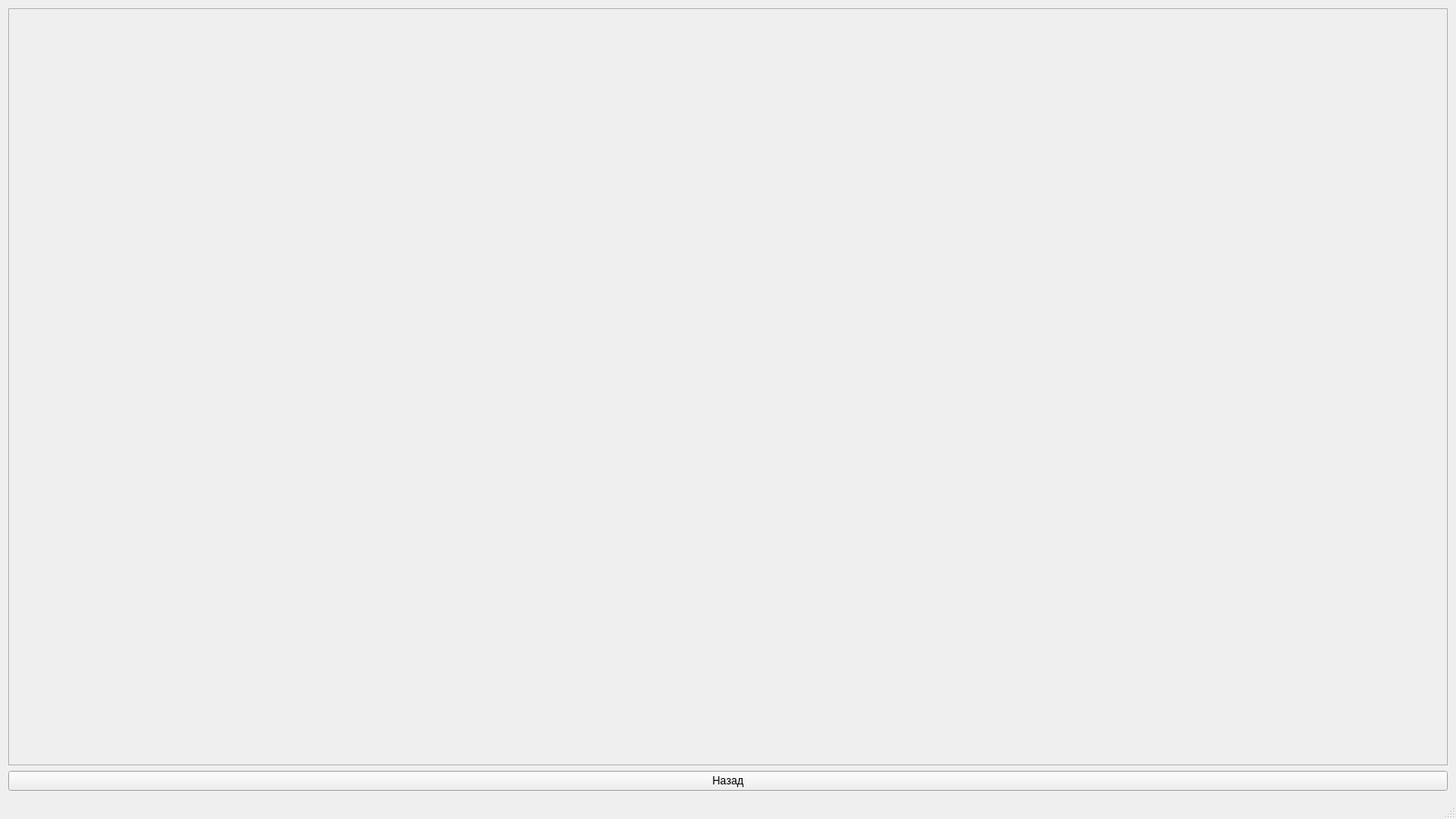
<?xml version="1.0" encoding="UTF-8"?>
<ui version="4.0">
 <class>FirstMod3</class>
 <widget class="QMainWindow" name="FirstMod3">
  <property name="geometry">
   <rect>
    <x>0</x>
    <y>0</y>
    <width>1600</width>
    <height>900</height>
   </rect>
  </property>
  <property name="windowTitle">
   <string>MainWindow</string>
  </property>
  <widget class="QWidget" name="centralwidget">
   <layout class="QVBoxLayout" name="verticalLayout">
    <item>
     <widget class="QScrollArea" name="scrollArea">
      <property name="widgetResizable">
       <bool>true</bool>
      </property>
      <widget class="QWidget" name="scrollAreaWidgetContents">
       <property name="geometry">
        <rect>
         <x>0</x>
         <y>0</y>
         <width>1586</width>
         <height>828</height>
        </rect>
       </property>
      </widget>
     </widget>
    </item>
    <item>
     <widget class="QPushButton" name="pushButton">
      <property name="text">
       <string>Назад</string>
      </property>
     </widget>
    </item>
   </layout>
  </widget>
  <widget class="QMenuBar" name="menubar">
   <property name="geometry">
    <rect>
     <x>0</x>
     <y>0</y>
     <width>1600</width>
     <height>18</height>
    </rect>
   </property>
  </widget>
  <widget class="QStatusBar" name="statusbar"/>
 </widget>
 <resources/>
 <connections/>
</ui>
